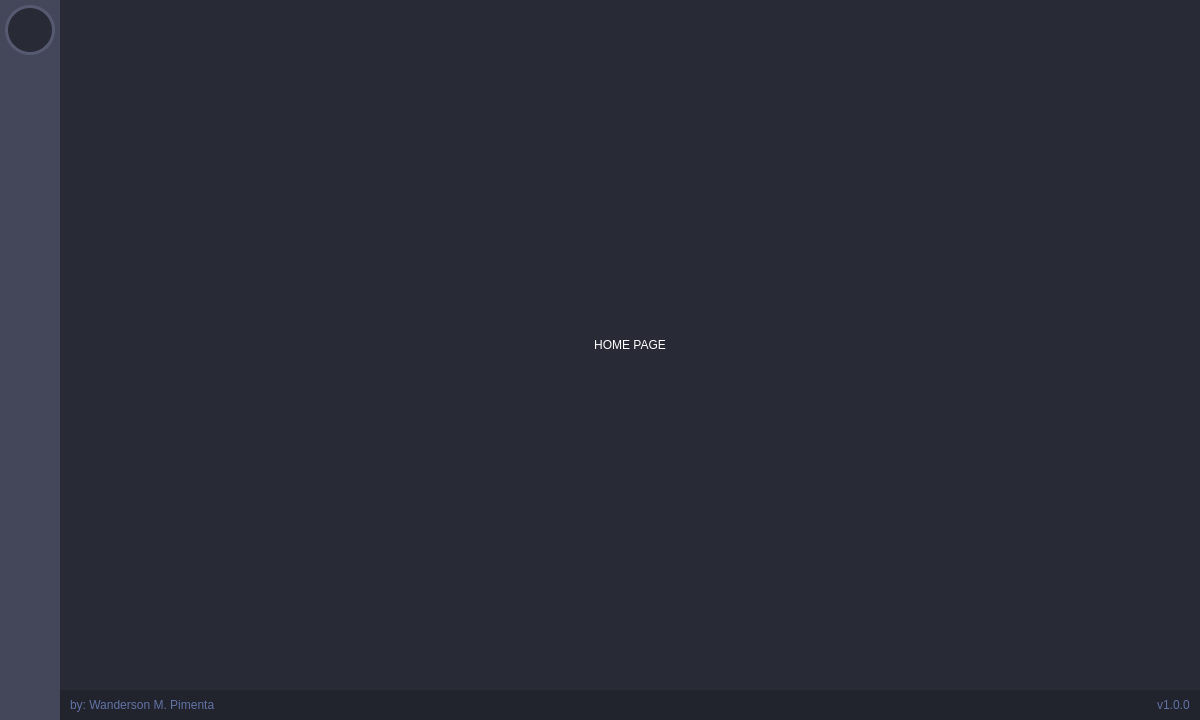
<?xml version="1.0" encoding="UTF-8"?>
<ui version="4.0">
 <class>main_window</class>
 <widget class="QMainWindow" name="main_window">
  <property name="geometry">
   <rect>
    <x>0</x>
    <y>0</y>
    <width>1200</width>
    <height>720</height>
   </rect>
  </property>
  <property name="minimumSize">
   <size>
    <width>960</width>
    <height>540</height>
   </size>
  </property>
  <property name="windowTitle">
   <string>MainWindow</string>
  </property>
  <widget class="QWidget" name="central_widget">
   <property name="styleSheet">
    <string notr="true">/* Central Widget */
#central_widget {
	background-color: #282a36;
}
/* Left Menu */
#left_menu {
	background-color: #44475a;
}
#left_menu #user_picture {
	background-color: #282a36;
	border-radius: 25px;
	border: 3px solid #565a71;
}
/* Content */
#content {
	background-color: #282a36;
}
/* Pages */
#pages_container {
	background-color: #282a36;
}
#pages_container .QLabel {
	font: 18pt &quot;Segoe UI&quot;;
	color: rgb(255, 255, 255);
}

/* Bottom */
#bottom_credits { 
	background-color: #21232d;
}
#bottom_credits .QLabel { 
	color: #6272a4;
}
</string>
   </property>
   <layout class="QHBoxLayout" name="central_layout">
    <property name="spacing">
     <number>0</number>
    </property>
    <property name="leftMargin">
     <number>0</number>
    </property>
    <property name="topMargin">
     <number>0</number>
    </property>
    <property name="rightMargin">
     <number>0</number>
    </property>
    <property name="bottomMargin">
     <number>0</number>
    </property>
    <item>
     <widget class="QFrame" name="app_frame">
      <property name="frameShape">
       <enum>QFrame::NoFrame</enum>
      </property>
      <property name="frameShadow">
       <enum>QFrame::Raised</enum>
      </property>
      <layout class="QHBoxLayout" name="app_layout">
       <property name="spacing">
        <number>0</number>
       </property>
       <property name="leftMargin">
        <number>0</number>
       </property>
       <property name="topMargin">
        <number>0</number>
       </property>
       <property name="rightMargin">
        <number>0</number>
       </property>
       <property name="bottomMargin">
        <number>0</number>
       </property>
       <item>
        <widget class="QFrame" name="left_menu">
         <property name="minimumSize">
          <size>
           <width>60</width>
           <height>0</height>
          </size>
         </property>
         <property name="maximumSize">
          <size>
           <width>60</width>
           <height>16777215</height>
          </size>
         </property>
         <property name="frameShape">
          <enum>QFrame::NoFrame</enum>
         </property>
         <property name="frameShadow">
          <enum>QFrame::Raised</enum>
         </property>
         <layout class="QVBoxLayout" name="left_menu_layout">
          <property name="spacing">
           <number>0</number>
          </property>
          <property name="leftMargin">
           <number>0</number>
          </property>
          <property name="topMargin">
           <number>0</number>
          </property>
          <property name="rightMargin">
           <number>0</number>
          </property>
          <property name="bottomMargin">
           <number>0</number>
          </property>
          <item>
           <widget class="QWidget" name="top" native="true">
            <property name="minimumSize">
             <size>
              <width>0</width>
              <height>60</height>
             </size>
            </property>
            <layout class="QVBoxLayout" name="top_menu_layout">
             <property name="spacing">
              <number>5</number>
             </property>
             <property name="leftMargin">
              <number>0</number>
             </property>
             <property name="topMargin">
              <number>5</number>
             </property>
             <property name="rightMargin">
              <number>0</number>
             </property>
             <property name="bottomMargin">
              <number>0</number>
             </property>
             <item alignment="Qt::AlignHCenter|Qt::AlignTop">
              <widget class="QLabel" name="user_picture">
               <property name="minimumSize">
                <size>
                 <width>50</width>
                 <height>50</height>
                </size>
               </property>
               <property name="maximumSize">
                <size>
                 <width>50</width>
                 <height>50</height>
                </size>
               </property>
               <property name="text">
                <string/>
               </property>
               <property name="alignment">
                <set>Qt::AlignCenter</set>
               </property>
              </widget>
             </item>
            </layout>
           </widget>
          </item>
          <item>
           <spacer name="menu_spacer">
            <property name="orientation">
             <enum>Qt::Vertical</enum>
            </property>
            <property name="sizeHint" stdset="0">
             <size>
              <width>20</width>
              <height>40</height>
             </size>
            </property>
           </spacer>
          </item>
          <item>
           <widget class="QWidget" name="bottom" native="true">
            <property name="minimumSize">
             <size>
              <width>0</width>
              <height>45</height>
             </size>
            </property>
            <layout class="QVBoxLayout" name="bottom_menu_layout">
             <property name="spacing">
              <number>2</number>
             </property>
             <property name="leftMargin">
              <number>0</number>
             </property>
             <property name="topMargin">
              <number>0</number>
             </property>
             <property name="rightMargin">
              <number>0</number>
             </property>
             <property name="bottomMargin">
              <number>30</number>
             </property>
            </layout>
           </widget>
          </item>
         </layout>
        </widget>
       </item>
       <item>
        <widget class="QFrame" name="container">
         <property name="frameShape">
          <enum>QFrame::NoFrame</enum>
         </property>
         <property name="frameShadow">
          <enum>QFrame::Raised</enum>
         </property>
         <layout class="QVBoxLayout" name="content_layout">
          <property name="spacing">
           <number>0</number>
          </property>
          <property name="leftMargin">
           <number>0</number>
          </property>
          <property name="topMargin">
           <number>0</number>
          </property>
          <property name="rightMargin">
           <number>0</number>
          </property>
          <property name="bottomMargin">
           <number>0</number>
          </property>
          <item>
           <widget class="QFrame" name="pages_container">
            <property name="frameShape">
             <enum>QFrame::NoFrame</enum>
            </property>
            <property name="frameShadow">
             <enum>QFrame::Raised</enum>
            </property>
            <layout class="QVBoxLayout" name="verticalLayout">
             <item>
              <widget class="QStackedWidget" name="app_pages">
               <property name="styleSheet">
                <string notr="true">background: transparent;</string>
               </property>
               <property name="currentIndex">
                <number>0</number>
               </property>
               <widget class="QWidget" name="page_1">
                <layout class="QVBoxLayout" name="verticalLayout_3">
                 <property name="spacing">
                  <number>0</number>
                 </property>
                 <property name="leftMargin">
                  <number>0</number>
                 </property>
                 <property name="topMargin">
                  <number>0</number>
                 </property>
                 <property name="rightMargin">
                  <number>0</number>
                 </property>
                 <property name="bottomMargin">
                  <number>0</number>
                 </property>
                 <item>
                  <widget class="QScrollArea" name="scrollArea">
                   <property name="frameShape">
                    <enum>QFrame::NoFrame</enum>
                   </property>
                   <property name="widgetResizable">
                    <bool>true</bool>
                   </property>
                   <widget class="QWidget" name="scrollAreaWidgetContents">
                    <property name="geometry">
                     <rect>
                      <x>0</x>
                      <y>0</y>
                      <width>1122</width>
                      <height>672</height>
                     </rect>
                    </property>
                    <layout class="QVBoxLayout" name="verticalLayout_4">
                     <item>
                      <widget class="QLabel" name="label_home">
                       <property name="minimumSize">
                        <size>
                         <width>0</width>
                         <height>160</height>
                        </size>
                       </property>
                       <property name="text">
                        <string>HOME PAGE</string>
                       </property>
                       <property name="alignment">
                        <set>Qt::AlignCenter</set>
                       </property>
                      </widget>
                     </item>
                     <item>
                      <layout class="QHBoxLayout" name="layout_1"/>
                     </item>
                     <item>
                      <layout class="QHBoxLayout" name="layout_2"/>
                     </item>
                     <item>
                      <layout class="QHBoxLayout" name="layout_3"/>
                     </item>
                     <item>
                      <layout class="QVBoxLayout" name="layout_4"/>
                     </item>
                    </layout>
                   </widget>
                  </widget>
                 </item>
                </layout>
               </widget>
               <widget class="QWidget" name="page_2">
                <layout class="QVBoxLayout" name="verticalLayout_2">
                 <item>
                  <widget class="QLabel" name="label_settings">
                   <property name="text">
                    <string>SETTINGS PAGE</string>
                   </property>
                   <property name="alignment">
                    <set>Qt::AlignCenter</set>
                   </property>
                  </widget>
                 </item>
                </layout>
               </widget>
              </widget>
             </item>
            </layout>
           </widget>
          </item>
          <item>
           <widget class="QFrame" name="bottom_credits">
            <property name="minimumSize">
             <size>
              <width>0</width>
              <height>30</height>
             </size>
            </property>
            <property name="maximumSize">
             <size>
              <width>16777215</width>
              <height>30</height>
             </size>
            </property>
            <property name="frameShape">
             <enum>QFrame::NoFrame</enum>
            </property>
            <property name="frameShadow">
             <enum>QFrame::Raised</enum>
            </property>
            <layout class="QHBoxLayout" name="bottom_credits_layout">
             <property name="spacing">
              <number>10</number>
             </property>
             <property name="leftMargin">
              <number>10</number>
             </property>
             <property name="topMargin">
              <number>0</number>
             </property>
             <property name="rightMargin">
              <number>10</number>
             </property>
             <property name="bottomMargin">
              <number>0</number>
             </property>
             <item>
              <widget class="QLabel" name="label">
               <property name="text">
                <string>by: Wanderson M. Pimenta</string>
               </property>
              </widget>
             </item>
             <item>
              <spacer name="horizontalSpacer">
               <property name="orientation">
                <enum>Qt::Horizontal</enum>
               </property>
               <property name="sizeHint" stdset="0">
                <size>
                 <width>924</width>
                 <height>20</height>
                </size>
               </property>
              </spacer>
             </item>
             <item>
              <widget class="QLabel" name="label_2">
               <property name="text">
                <string>v1.0.0</string>
               </property>
              </widget>
             </item>
            </layout>
           </widget>
          </item>
         </layout>
        </widget>
       </item>
      </layout>
     </widget>
    </item>
   </layout>
  </widget>
 </widget>
 <resources/>
 <connections/>
</ui>
